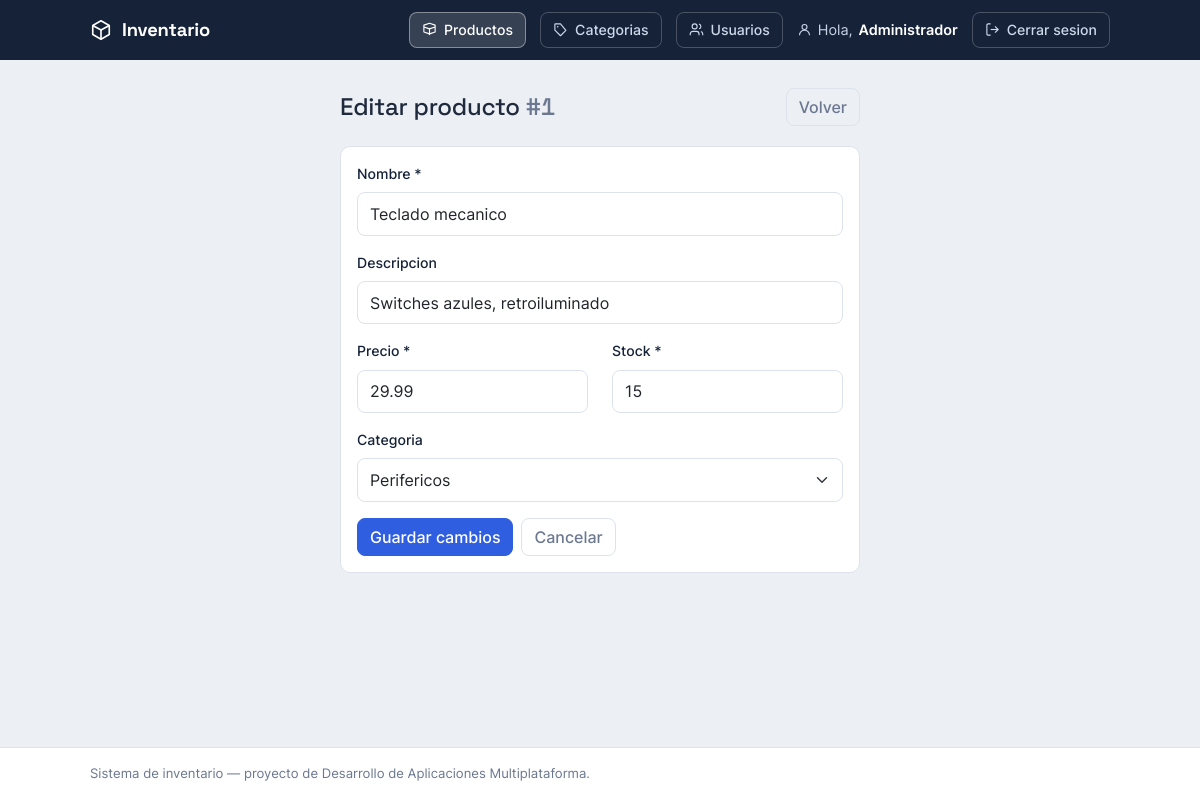
/index.php/productos/1/editar (signed in), run on the app's committed database.
### tables this page shows
CREATE TABLE productos (
  id             INT AUTO_INCREMENT PRIMARY KEY,
  nombre         VARCHAR(100)  NOT NULL,
  descripcion    VARCHAR(255)  NULL,
  precio         DECIMAL(10,2) NOT NULL DEFAULT 0.00,    
  stock          INT           NOT NULL DEFAULT 0,
  categoria      VARCHAR(50)   NULL,
  fecha_creacion TIMESTAMP     DEFAULT CURRENT_TIMESTAMP
);

### app/Core/Controller.php (called while the page is built, shortened)
<?php
class Controller
{
    protected function vista(string $nombre, array $datos = []): void
    {
        extract($datos);
        require __DIR__ . '/../Views/' . $nombre . '.php';
    }
}

### app/Controllers/ProductoController.php (called while the page is built, shortened)
<?php
class ProductoController extends Controller
{
    public function editar(string $id): void
    {
        $p = Producto::porId((int) $id);
        $this->vista('productos/editar', [
            'id'         => (int) $id,
            'categorias' => Categoria::nombres(),
            'datos'      => $p,
            'errores'    => [],
        ]);
    }
}

### public/index.php (called while the page is built, shortened)
<?php
require __DIR__ . '/../app/Core/autoload.php';
require __DIR__ . '/../app/Core/helpers.php';
$router = new App\Core\Router();
$ruta = $_SERVER['PATH_INFO'] ?? '/';
$ruta = '/' . trim($ruta, '/');
$router->despachar($_SERVER['REQUEST_METHOD'], $ruta);

### app/Core/autoload.php (called while the page is built, shortened)
<?php
spl_autoload_register(function (string $clase): void {
    $prefijo = 'App\\';
    $relativo = substr($clase, strlen($prefijo));
    $ruta = __DIR__ . '/../' . str_replace('\\', '/', $relativo) . '.php';
});

### config/config.php (called while the page is built, shortened)
<?php
if (getenv('DB_PASS') !== false) {
    return [
        'host'    => getenv('DB_HOST') ?: 'tarea_crud_mysql',
        'nombre'  => getenv('DB_NAME') ?: 'tarea_crud_db',
        'usuario' => getenv('DB_USER') ?: 'root',
        'pass'    => getenv('DB_PASS'),
    ];
}
die('No hay configuracion de base de datos: defini variables de entorno o crea secrets.php.');

### app/Core/Database.php (called while the page is built, shortened)
<?php
class Database
{
    private static ?PDO $pdo = null;
    public static function pdo(): PDO
    {
        if (self::$pdo === null) {
            $cfg = require __DIR__ . '/../../config/config.php';
            $dsn = "mysql:host={$cfg['host']};dbname={$cfg['nombre']};charset=utf8mb4";
            try {
                self::$pdo = new PDO($dsn, $cfg['usuario'], $cfg['pass'], [
                    PDO::ATTR_ERRMODE            => PDO::ERRMODE_EXCEPTION,
                    PDO::ATTR_DEFAULT_FETCH_MODE => PDO::FETCH_ASSOC,
                    PDO::ATTR_EMULATE_PREPARES   => false,
                ]);
            } catch (PDOException $e) {
                die('Error de conexion a la base de datos: ' . $e->getMessage());
            }
        }
        return self::$pdo;
    }
}

### app/Models/Producto.php (called while the page is built, shortened)
<?php
class Producto
{
    public static function porId(int $id): ?array
    {
        $stmt = Database::pdo()->prepare('SELECT * FROM productos WHERE id = :id');
        $stmt->execute([':id' => $id]);
        $p = $stmt->fetch();
        return $p ?: null;
    }
}

### app/Core/helpers.php (called while the page is built, shortened)
<?php
function e(?string $texto): string {
    return htmlspecialchars((string) $texto, ENT_QUOTES);
}

### app/Views/productos/_campos.php (the view, shortened to what this page needs)
<?php
$catActual = $datos['categoria'] ?? '';
$opciones = $categorias;
?>
<div class="mb-3">
  <label class="form-label">Nombre *</label>
  <input type="text" name="nombre" class="form-control" value="<?= e($datos['nombre']) ?>" required>
</div>
<div class="mb-3">
  <label class="form-label">Descripcion</label>
  <input type="text" name="descripcion" class="form-control" value="<?= e($datos['descripcion']) ?>">
</div>
<div class="row">
  <div class="col mb-3">
    <label class="form-label">Precio *</label>
    <input type="number" step="0.01" min="0" name="precio" class="form-control" value="<?= e((string) $datos['precio']) ?>" required>
  </div>
  <div class="col mb-3">
    <label class="form-label">Stock *</label>
    <input type="number" min="0" name="stock" class="form-control" value="<?= e((string) $datos['stock']) ?>" required>
  </div>
</div>
<div class="mb-3">
  <label class="form-label">Categoria</label>
  <select name="categoria" class="form-select">
    <?php foreach ($opciones as $c): ?>
      <option value="<?= e($c) ?>" <?= ($catActual === $c ? 'selected' : '') ?>><?= e($c) ?></option>
    <?php endforeach; ?>
  </select>
</div>

### app/Core/Router.php (shortened to what this page needs)
<?php
class Router
{
    private array $rutas = [];
    public function agregar(string $metodo, string $patron, array $accion, bool $privada = false): void
    {
        $this->rutas[] = compact('metodo', 'patron', 'accion', 'privada');
    }
    public function despachar(string $metodo, string $ruta): void
    {
        foreach ($this->rutas as $r) {
            if ($r['metodo'] !== $metodo) {
                continue;
            }
            $regex = '#^' . preg_replace('#\{[a-z]+\}#', '(\d+)', $r['patron']) . '$#';
            if (preg_match($regex, $ruta, $coincidencias)) {
                array_shift($coincidencias);
                [$clase, $metodoCtrl] = $r['accion'];
                (new $clase())->$metodoCtrl(...$coincidencias);
                return;
            }
        }
    }
}

### public/assets/css/estilo.css (style rules this page uses)
:root { --ink:#152238; --ink-2:#1f3252; --bg:#eceff4; --surface:#ffffff; --line:#dde3ec; --text:#1f2a3d; --muted:#6b7890; --brand:#2f5fe0; --brand-strong:#2449b8; --ok:#157f52; --ok-bg:#e4f5ec; --warn:#9a6212; --warn-bg:#fbeeda; --bad:#b23b3b; --bad-bg:#fbe6e6; --radius:10px; }
* { box-sizing:border-box; }
body { background:var(--bg); color:var(--text); font-family:"Inter",system-ui,sans-serif; font-size:15px; margin:0; min-height:100vh; display:flex; flex-direction:column; }
.form-label { font-weight:500; font-size:.88rem; color:var(--ink); }
.form-control,.form-select { border-color:var(--line); border-radius:8px; padding:.55rem .75rem; }

### data on the page
productos: nombre "Teclado mecanico", descripcion "Switches azules, retroiluminado", precio "29.99", stock "15"

### other printed values
form field categoria "Perifericos"
